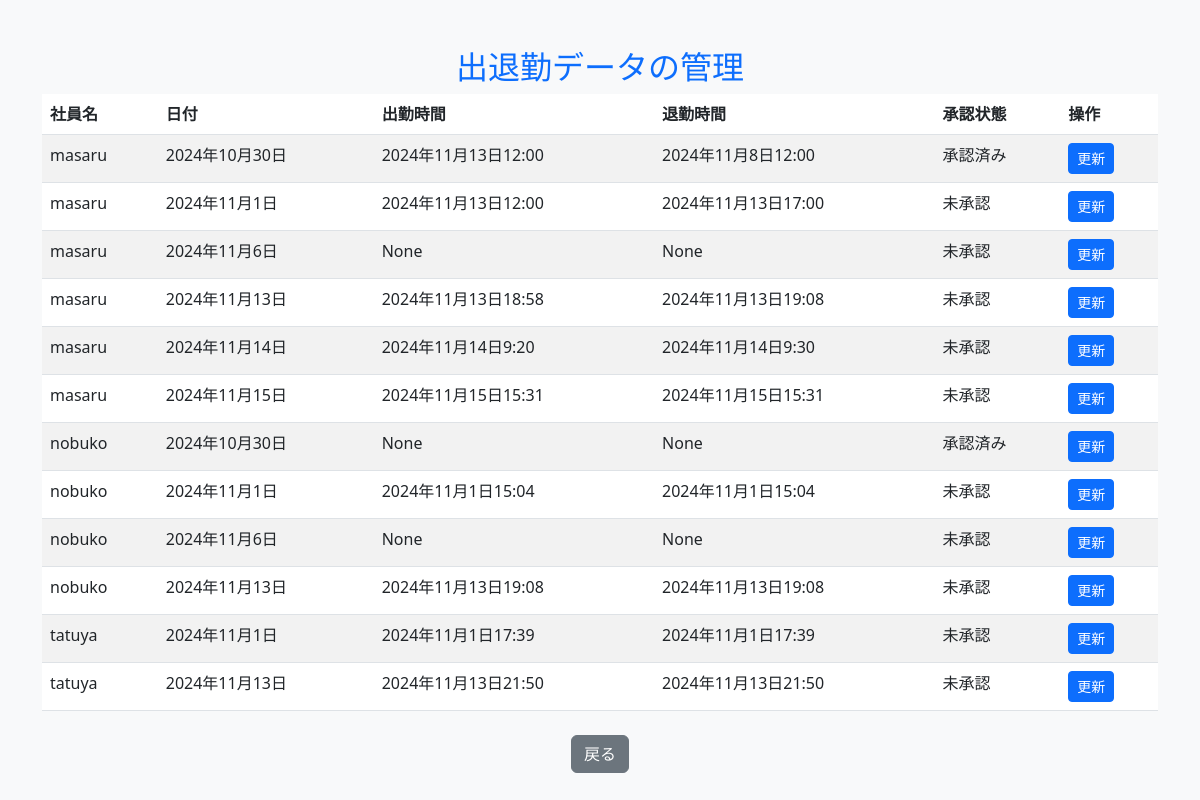
The page /attendance/edit/22/ (signed in) on the database as committed earlier.
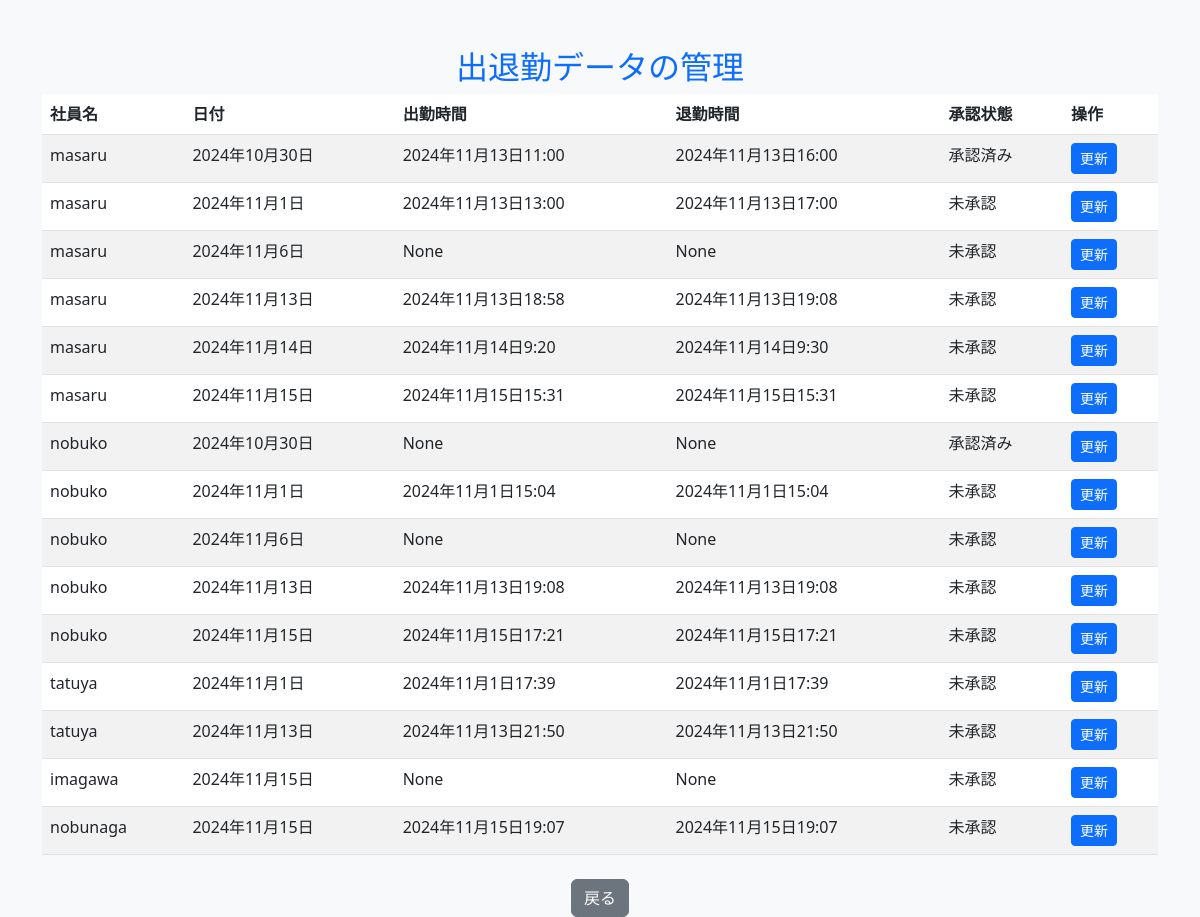
The same page on the database as committed later.
### attendance_system/models.py (models this page shows, shortened)
class Attendance(models.Model):
    user = models.ForeignKey(User, on_delete=models.CASCADE)
    check_in = models.DateTimeField(null=True, blank=True)  # 出勤時間
    check_out = models.DateTimeField(null=True, blank=True)  # 退勤時間
    date = models.DateField(default=timezone.now)  # 日付
    status = models.BooleanField(default=False)  # 勤務中か否か
    is_approved = models.BooleanField(default=False)  # 承認状態

### attendance_system/views.py (the view)
# urls.py: path('attendance/edit/<int:attendance_id>/', views.edit_attendance, name='edit_attendance'),
@login_required
def edit_attendance(request, attendance_id):
    user = request.user
    attendance = get_object_or_404(Attendance, id=attendance_id)
    manager_viewable_users = User.objects.exclude(groups__name='幹部クラス')
    attendances = Attendance.objects.filter(user__in=manager_viewable_users)
    if user.groups.filter(name='中間管理職').exists():
        if not attendance.user.groups.filter(name='幹部クラス').exists():
            if request.method == 'POST':
                form = AttendanceEditForm(request.POST, instance=attendance)
                if form.is_valid():
                    form.save()
                    messages.success(request, "出退勤データが更新されました。")
                    return redirect('attendance_approval')  # 編集後に管理画面にリダイレクト
            else:
                form = AttendanceEditForm(instance=attendance)
            return render(request, 'attendance_system/edit_attendance_manager.html', {
                'form': form,
                'attendance': attendance,
                'attendances': attendances,  # フィルタリングされた出退勤データ
            })
        else:
            messages.error(request, "幹部クラスの出退勤データは編集できません。")
            return redirect('attendance_approval')
    else:
        messages.error(request, "編集権限がありません。")
        return redirect('attendance_approval')

### attendance_system/templates/attendance_system/edit_attendance_manager.html (shortened to what this page needs)
<!DOCTYPE html>
<html lang="ja">
<head>
    <link href="https://cdn.jsdelivr.net/npm/bootstrap@5.3.0/dist/css/bootstrap.min.css" rel="stylesheet">
</head>
<body class="bg-light">
    <div class="container mt-5">
        <h2 class="text-center text-primary">出退勤データの管理</h2>
        <table class="table table-striped">
            <thead>
                <tr>
                    <th>社員名</th>
                    <th>日付</th>
                    <th>出勤時間</th>
                    <th>退勤時間</th>
                    <th>承認状態</th>
                    <th>操作</th>
                </tr>
            </thead>
            <tbody>
                {% for attendance in attendances %}
                <tr>
                    <td>{{ attendance.user.username }}</td>
                    <td>{{ attendance.date }}</td>
                    <td>{{ attendance.check_in }}</td>
                    <td>{{ attendance.check_out }}</td>
                    <td>{{ attendance.is_approved|yesno:"承認済み,未承認" }}</td>
                    <td>
                        <a href="{% url 'update_attendance' attendance.id %}" class="btn btn-sm btn-primary">更新</a>
                    </td>
                </tr>
                {% endfor %}
            </tbody>
        </table>
        <div class="text-center mt-4">
            <a href="{% url 'attendance' %}" class="btn btn-secondary">戻る</a>
        </div>
    </div>
</body>
</html>

Rows that differ between the two databases and show on the page:
changed Attendance (number 1 of 15 on the later page): check_in "2024年11月13日12:00" → "2024年11月13日11:00"; check_out "2024年11月8日12:00" → "2024年11月13日16:00"
changed Attendance (number 2 of 15 on the later page): check_in "2024年11月13日12:00" → "2024年11月13日13:00"
added Attendance: user.username "nobuko", date "2024年11月15日", check_in "2024年11月15日17:21", check_out "2024年11月15日17:21", is_approved "未承認"
added Attendance: user.username "imagawa", date "2024年11月15日", check_in "None", check_out "None", is_approved "未承認"
added Attendance: user.username "nobunaga", date "2024年11月15日", check_in "2024年11月15日19:07", check_out "2024年11月15日19:07", is_approved "未承認"
